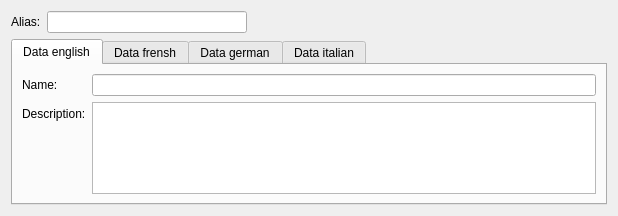
<?xml version="1.0" encoding="UTF-8"?>
<ui version="4.0">
 <class>mdtTtTestSystemComponentEditor</class>
 <widget class="QWidget" name="mdtTtTestSystemComponentEditor">
  <property name="geometry">
   <rect>
    <x>0</x>
    <y>0</y>
    <width>618</width>
    <height>216</height>
   </rect>
  </property>
  <property name="windowTitle">
   <string>Form</string>
  </property>
  <layout class="QVBoxLayout" name="verticalLayout">
   <item>
    <layout class="QFormLayout" name="formLayout_5">
     <item row="0" column="0">
      <widget class="QLabel" name="lbAlias">
       <property name="text">
        <string>Alias:</string>
       </property>
      </widget>
     </item>
     <item row="0" column="1">
      <widget class="QLineEdit" name="fld_Alias">
       <property name="maximumSize">
        <size>
         <width>200</width>
         <height>16777215</height>
        </size>
       </property>
       <property name="maxLength">
        <number>32769</number>
       </property>
      </widget>
     </item>
    </layout>
   </item>
   <item>
    <widget class="QTabWidget" name="tabWidget">
     <property name="currentIndex">
      <number>0</number>
     </property>
     <widget class="QWidget" name="tbDataEN">
      <attribute name="title">
       <string>Data english</string>
      </attribute>
      <layout class="QFormLayout" name="formLayout">
       <item row="0" column="0">
        <widget class="QLabel" name="lbNameEN">
         <property name="text">
          <string>Name:</string>
         </property>
        </widget>
       </item>
       <item row="0" column="1">
        <widget class="QLineEdit" name="fld_NameEN"/>
       </item>
       <item row="1" column="0">
        <widget class="QLabel" name="lbDescriptionEN">
         <property name="text">
          <string>Description:</string>
         </property>
        </widget>
       </item>
       <item row="1" column="1">
        <widget class="QPlainTextEdit" name="fld_DescriptionEN"/>
       </item>
      </layout>
     </widget>
     <widget class="QWidget" name="tbDataFR">
      <attribute name="title">
       <string>Data frensh</string>
      </attribute>
      <layout class="QFormLayout" name="formLayout_2">
       <item row="0" column="0">
        <widget class="QLabel" name="lbNameFR">
         <property name="text">
          <string>Name:</string>
         </property>
        </widget>
       </item>
       <item row="0" column="1">
        <widget class="QLineEdit" name="fld_NameFR"/>
       </item>
       <item row="1" column="0">
        <widget class="QLabel" name="lbDescriptionFR">
         <property name="text">
          <string>Description:</string>
         </property>
        </widget>
       </item>
       <item row="1" column="1">
        <widget class="QPlainTextEdit" name="fld_DescriptionFR"/>
       </item>
      </layout>
     </widget>
     <widget class="QWidget" name="tbDataDE">
      <attribute name="title">
       <string>Data german</string>
      </attribute>
      <layout class="QFormLayout" name="formLayout_3">
       <item row="0" column="0">
        <widget class="QLabel" name="lbNameDE">
         <property name="text">
          <string>Name:</string>
         </property>
        </widget>
       </item>
       <item row="0" column="1">
        <widget class="QLineEdit" name="fld_NameDE"/>
       </item>
       <item row="1" column="0">
        <widget class="QLabel" name="lbDescriptionDE">
         <property name="text">
          <string>Description:</string>
         </property>
        </widget>
       </item>
       <item row="1" column="1">
        <widget class="QPlainTextEdit" name="fld_DescriptionDE"/>
       </item>
      </layout>
     </widget>
     <widget class="QWidget" name="tbDataIt">
      <attribute name="title">
       <string>Data italian</string>
      </attribute>
      <layout class="QFormLayout" name="formLayout_4">
       <item row="0" column="0">
        <widget class="QLabel" name="lbNameIT">
         <property name="text">
          <string>Name:</string>
         </property>
        </widget>
       </item>
       <item row="0" column="1">
        <widget class="QLineEdit" name="fld_NameIT"/>
       </item>
       <item row="1" column="0">
        <widget class="QLabel" name="lbDescriptionIT">
         <property name="text">
          <string>Description:</string>
         </property>
        </widget>
       </item>
       <item row="1" column="1">
        <widget class="QPlainTextEdit" name="fld_DescriptionIT"/>
       </item>
      </layout>
     </widget>
    </widget>
   </item>
  </layout>
 </widget>
 <resources/>
 <connections/>
</ui>
